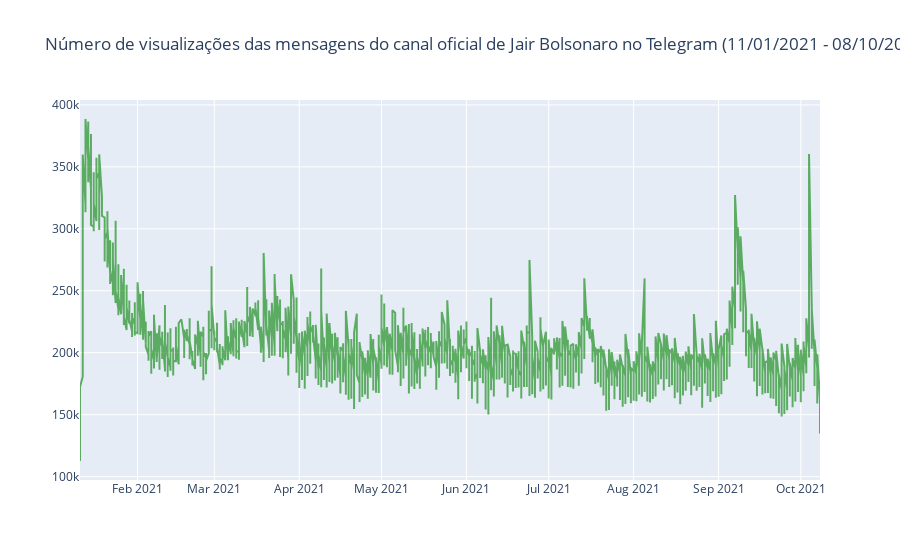

The code cell stored with this chart in its notebook:
### Code cell
import plotly.graph_objs as go
from plotly.offline import download_plotlyjs, init_notebook_mode, plot, iplot

init_notebook_mode(connected=True)

trace1 = go.Scatter(x=df["data"],
                    y=df["views"],
                    name = "example",
                    line = dict(color = 'green'),
                    opacity = 0.6)

layout = dict(title="Número de visualizações das mensagens do canal oficial de Jair Bolsonaro no Telegram (11/01/2021 - 08/10/2021)",)

fig = dict(data=[trace1], layout=layout)
iplot(fig)

### Figure 1 — Plotly figure (JSON) as saved in the notebook; plotly's stock layout.template omitted (floating-point values rounded to 4 significant figures; data arrays with more than 128 entries replaced by an {"elided": "..."} marker saying what was removed)
{"data": [{"line": {"color": "green"}, "name": "example", "opacity": 0.6, "type": "scatter", "x": {"elided": "2413 str values"}, "y": {"elided": "2413 int values"}}], "layout": {"title": {"text": "Número de visualizações das mensagens do canal oficial de Jair Bolsonaro no Telegram (11/01/2021 - 08/10/2021)"}}}
